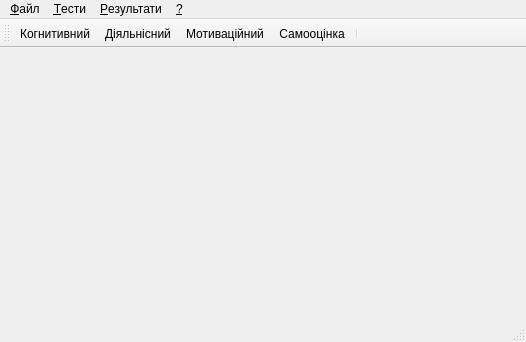
<?xml version="1.0" encoding="UTF-8"?>
<ui version="4.0">
 <class>MainWindow</class>
 <widget class="QMainWindow" name="MainWindow">
  <property name="geometry">
   <rect>
    <x>0</x>
    <y>0</y>
    <width>526</width>
    <height>342</height>
   </rect>
  </property>
  <property name="windowTitle">
   <string>Оцінка стану професійної підготовки майбутніх фахівців з туризму до анімаційної діяльності </string>
  </property>
  <property name="windowIcon">
   <iconset resource="ftest.qrc">
    <normaloff>:/images/app.ico</normaloff>:/images/app.ico</iconset>
  </property>
  <widget class="QWidget" name="centralWidget"/>
  <widget class="QMenuBar" name="menuBar">
   <property name="geometry">
    <rect>
     <x>0</x>
     <y>0</y>
     <width>526</width>
     <height>21</height>
    </rect>
   </property>
   <property name="nativeMenuBar">
    <bool>false</bool>
   </property>
   <widget class="QMenu" name="menu">
    <property name="title">
     <string>&amp;Тести</string>
    </property>
    <addaction name="actionTest1"/>
    <addaction name="actionTest2"/>
    <addaction name="actionTest3"/>
    <addaction name="actionTest4"/>
   </widget>
   <widget class="QMenu" name="menu_2">
    <property name="title">
     <string>&amp;Файл</string>
    </property>
    <addaction name="actionExit"/>
   </widget>
   <widget class="QMenu" name="menu_3">
    <property name="title">
     <string>&amp;Результати</string>
    </property>
    <addaction name="actionStudent"/>
    <addaction name="actionMediane"/>
    <addaction name="separator"/>
    <addaction name="actionTable"/>
    <addaction name="separator"/>
    <addaction name="actionXMLExport"/>
   </widget>
   <widget class="QMenu" name="menu_4">
    <property name="title">
     <string>&amp;?</string>
    </property>
    <addaction name="actionAbout"/>
   </widget>
   <addaction name="menu_2"/>
   <addaction name="menu"/>
   <addaction name="menu_3"/>
   <addaction name="menu_4"/>
  </widget>
  <widget class="QStatusBar" name="statusBar"/>
  <widget class="QToolBar" name="toolBar">
   <property name="windowTitle">
    <string>toolBar</string>
   </property>
   <attribute name="toolBarArea">
    <enum>TopToolBarArea</enum>
   </attribute>
   <attribute name="toolBarBreak">
    <bool>false</bool>
   </attribute>
   <addaction name="actionTest1"/>
   <addaction name="actionTest2"/>
   <addaction name="actionTest3"/>
   <addaction name="actionTest4"/>
   <addaction name="separator"/>
  </widget>
  <action name="actionTest1">
   <property name="icon">
    <iconset resource="ftest.qrc">
     <normaloff>:/images/d1.png</normaloff>:/images/d1.png</iconset>
   </property>
   <property name="text">
    <string>&amp;Когнитивний...</string>
   </property>
   <property name="toolTip">
    <string>Оцінка рівня сформованості когнітивного компонента</string>
   </property>
   <property name="statusTip">
    <string>Оцінка рівня сформованості когнітивного компонента</string>
   </property>
  </action>
  <action name="actionTest2">
   <property name="icon">
    <iconset resource="ftest.qrc">
     <normaloff>:/images/d2.png</normaloff>:/images/d2.png</iconset>
   </property>
   <property name="text">
    <string>&amp;Діяльнісний...</string>
   </property>
   <property name="toolTip">
    <string>Оцінка рівня сформованості діяльнісного компонента</string>
   </property>
   <property name="statusTip">
    <string>Оцінка рівня сформованості діяльнісного компонента</string>
   </property>
  </action>
  <action name="actionExit">
   <property name="text">
    <string>В&amp;ихід</string>
   </property>
   <property name="toolTip">
    <string>Завершення роботи програми</string>
   </property>
   <property name="statusTip">
    <string>Завершення роботи програми</string>
   </property>
  </action>
  <action name="actionGroup">
   <property name="text">
    <string>&amp;Таблиця...</string>
   </property>
   <property name="toolTip">
    <string>Список академічних груп, що беруть участь у тестуванні</string>
   </property>
   <property name="statusTip">
    <string>Список академічних груп, що беруть участь у тестуванні</string>
   </property>
  </action>
  <action name="actionAbout">
   <property name="text">
    <string>&amp;Про програму...</string>
   </property>
   <property name="toolTip">
    <string>Відомості про програму та її розробників</string>
   </property>
   <property name="statusTip">
    <string>Відомості про програму та її розробників</string>
   </property>
  </action>
  <action name="actionStudent">
   <property name="text">
    <string>Критерій &amp;Ст'юдента...</string>
   </property>
   <property name="toolTip">
    <string>Статистична обробка результатів із застосуванням критерія Ст'юдента</string>
   </property>
  </action>
  <action name="actionMediane">
   <property name="text">
    <string>Метод середніх &amp;величин...</string>
   </property>
   <property name="toolTip">
    <string>Статистична обробка результатів методом середніх величин</string>
   </property>
  </action>
  <action name="actionTable">
   <property name="text">
    <string>&amp;Таблиця</string>
   </property>
   <property name="toolTip">
    <string>Вивести результати тестування у вигляді таблиці</string>
   </property>
   <property name="statusTip">
    <string>Вивести результати тестування у вигляді таблиці</string>
   </property>
  </action>
  <action name="actionXMLExport">
   <property name="text">
    <string>&amp;Експорт...</string>
   </property>
   <property name="toolTip">
    <string>Експорт результатів в у формат XML</string>
   </property>
   <property name="statusTip">
    <string>Експорт результатів в у формат XML</string>
   </property>
  </action>
  <action name="actionTest3">
   <property name="icon">
    <iconset resource="ftest.qrc">
     <normaloff>:/images/d3.png</normaloff>:/images/d3.png</iconset>
   </property>
   <property name="text">
    <string>&amp;Мотиваційний...</string>
   </property>
   <property name="toolTip">
    <string>Оцінка рівня сформованості мотиваційного компонента</string>
   </property>
  </action>
  <action name="actionTest4">
   <property name="icon">
    <iconset resource="ftest.qrc">
     <normaloff>:/images/d4.png</normaloff>:/images/d4.png</iconset>
   </property>
   <property name="text">
    <string>&amp;Самооцінка...</string>
   </property>
   <property name="toolTip">
    <string>Оцінка рівня сформованості самооцінного компонента</string>
   </property>
  </action>
 </widget>
 <layoutdefault spacing="6" margin="11"/>
 <resources>
  <include location="ftest.qrc"/>
 </resources>
 <connections>
  <connection>
   <sender>actionExit</sender>
   <signal>triggered()</signal>
   <receiver>MainWindow</receiver>
   <slot>close()</slot>
   <hints>
    <hint type="sourcelabel">
     <x>-1</x>
     <y>-1</y>
    </hint>
    <hint type="destinationlabel">
     <x>262</x>
     <y>170</y>
    </hint>
   </hints>
  </connection>
  <connection>
   <sender>actionTest1</sender>
   <signal>triggered()</signal>
   <receiver>MainWindow</receiver>
   <slot>slotTest1()</slot>
   <hints>
    <hint type="sourcelabel">
     <x>-1</x>
     <y>-1</y>
    </hint>
    <hint type="destinationlabel">
     <x>262</x>
     <y>170</y>
    </hint>
   </hints>
  </connection>
  <connection>
   <sender>actionTest2</sender>
   <signal>triggered()</signal>
   <receiver>MainWindow</receiver>
   <slot>slotTest2()</slot>
   <hints>
    <hint type="sourcelabel">
     <x>-1</x>
     <y>-1</y>
    </hint>
    <hint type="destinationlabel">
     <x>262</x>
     <y>170</y>
    </hint>
   </hints>
  </connection>
  <connection>
   <sender>actionStudent</sender>
   <signal>triggered()</signal>
   <receiver>MainWindow</receiver>
   <slot>slotStudent()</slot>
   <hints>
    <hint type="sourcelabel">
     <x>-1</x>
     <y>-1</y>
    </hint>
    <hint type="destinationlabel">
     <x>262</x>
     <y>170</y>
    </hint>
   </hints>
  </connection>
  <connection>
   <sender>actionTable</sender>
   <signal>triggered()</signal>
   <receiver>MainWindow</receiver>
   <slot>slotTable()</slot>
   <hints>
    <hint type="sourcelabel">
     <x>-1</x>
     <y>-1</y>
    </hint>
    <hint type="destinationlabel">
     <x>262</x>
     <y>170</y>
    </hint>
   </hints>
  </connection>
  <connection>
   <sender>actionXMLExport</sender>
   <signal>triggered()</signal>
   <receiver>MainWindow</receiver>
   <slot>slotExport()</slot>
   <hints>
    <hint type="sourcelabel">
     <x>-1</x>
     <y>-1</y>
    </hint>
    <hint type="destinationlabel">
     <x>262</x>
     <y>170</y>
    </hint>
   </hints>
  </connection>
  <connection>
   <sender>actionTest3</sender>
   <signal>triggered()</signal>
   <receiver>MainWindow</receiver>
   <slot>slotTest3()</slot>
   <hints>
    <hint type="sourcelabel">
     <x>-1</x>
     <y>-1</y>
    </hint>
    <hint type="destinationlabel">
     <x>262</x>
     <y>170</y>
    </hint>
   </hints>
  </connection>
  <connection>
   <sender>actionTest4</sender>
   <signal>triggered()</signal>
   <receiver>MainWindow</receiver>
   <slot>slotTest4()</slot>
   <hints>
    <hint type="sourcelabel">
     <x>-1</x>
     <y>-1</y>
    </hint>
    <hint type="destinationlabel">
     <x>262</x>
     <y>170</y>
    </hint>
   </hints>
  </connection>
 </connections>
 <slots>
  <slot>slotTest1()</slot>
  <slot>slotTest2()</slot>
  <slot>slotStudent()</slot>
  <slot>slotTable()</slot>
  <slot>slotExport()</slot>
  <slot>slotTest3()</slot>
  <slot>slotTest4()</slot>
 </slots>
</ui>
